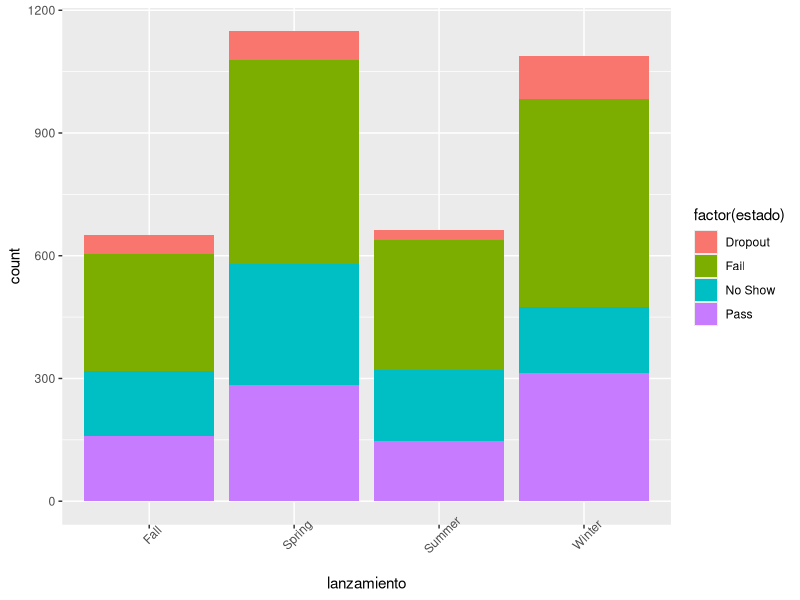
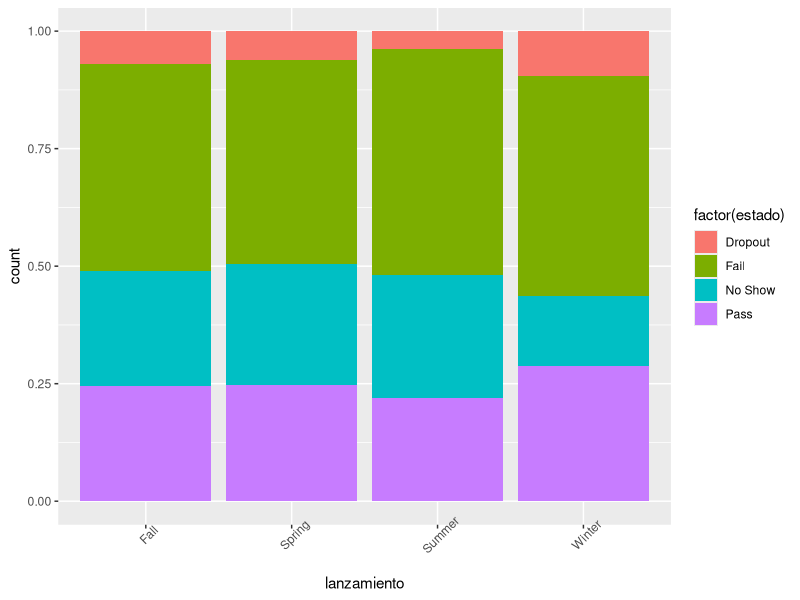
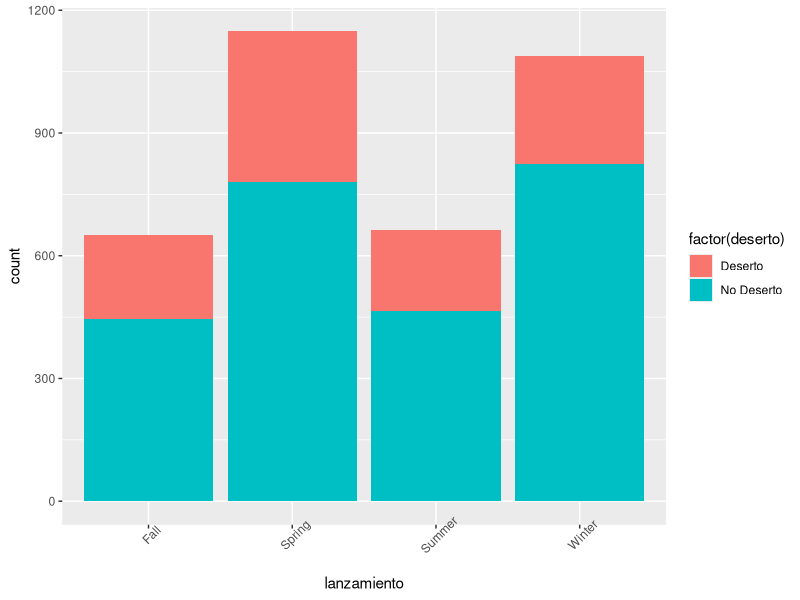

Here is the R script that generated these plots, in order: (Note: this script raises an error after producing the figures.)
library(dplyr)
library(ggplot2)

setwd("~/");
setwd("Documents/Seminario/CoursesDataManagement/analisis_correlacional")
getwd()

survey <- read.csv("courses_data_cleaned_version_3.csv", sep = ",", header = T)

##sacar la proporcion entre lanzamiento y estado en funcion de fila
prop.table(table(survey$lanzamiento,survey$estado),2)

##sacar la proporcion entre lanzamiento y estado en funcion de columna
prop.table(table(survey$lanzamiento,survey$estado),1)

##Grafico
ggplot(survey) +
  aes(x = lanzamiento, fill = factor(estado)) +
  geom_bar(position = "stack") +
  theme(axis.text.x = element_text(angle = 45))

ggplot(survey) +
  aes(x = lanzamiento, fill = factor(estado)) +
  geom_bar(position = "fill") +
  theme(axis.text.x = element_text(angle = 45))

##Pearson's Chi-squared test p-value = 2.308e-12
chisq.test(table(survey$lanzamiento, survey$estado))

summary(survey)

##Hipotesis para las dos variables categoricas lanzamiento y estado 
##H_0: Las categorias de lanzamiento y estado son independientes. (conclusion en funcion de esta)
##H_A: Las categorias son dependientes.

##Conclusion: Segun nuestro p-value aceptamos nuestra hipotesis nula, por lo tanto las variables son independientes
  
##Grafico solo para mostrar que spring es el lanzamiento con el mayor numero
df_per <-as.data.frame(prop.table(table(survey$estado))) %>% arrange(Freq)
#Agrupar estado en Deserto y No Deserto
df_per[df_per$Var1 %in%c("Dropout","No Show"),"deserto"] <-"Deserto"
df_per[df_per$Var1 %in%c("Pass","Fail"),"deserto"] <-"No Deserto"

#Asignar nuevamente el dataframe pero solo seleccionando Var1 y deserto
df_per <- df_per %>% select(Var1,deserto)

#Unir las categorias a coursesData con un left join donde estado sea igual a Var1
survey <- left_join(survey,df_per,by=c("estado"="Var1"))
names(survey)
ggplot(survey) +
  aes(x = lanzamiento, fill = factor(deserto)) +
  geom_bar(position = "stack") +
  theme(axis.text.x = element_text(angle = 45))

names(coursesData)





